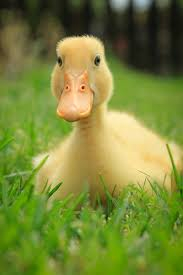
#> input picture duck.jpeg, 183 x 275 px
$ jupyter execute EXP8.ipynb
#> lines starting #> are read from the running program, lines starting #| are printed output that depends on the picture; after the words box and inside, x2 and y2 are one past the last pixel; in counts of white or black regions, pixels touching at a corner belong together
[cell 1]
#NAME : KUKKADAPU CHARAN TEJ
#REF NO : 212224040167
# SLOT NO : T2-J6

[cell 2]
# Load the necessary packages
import cv2
import numpy as np
import matplotlib.pyplot as plt

[cell 3]
image = cv2.imread("duck.jpeg")
#> image is the input picture: shape (275, 183, 3); mean B, G, R 57.4, 133.5, 121.2

image = cv2.cvtColor(image, cv2.COLOR_BGR2RGB)

image_gray = cv2.imread("duck.jpeg",0)
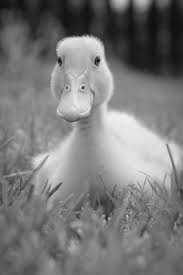
#> image_gray: shape (275, 183); min 0, max 241, mean 121.1

[cell 4]
ret,thresh_dipt1 = cv2.threshold(image_gray,86,255,cv2.THRESH_BINARY)
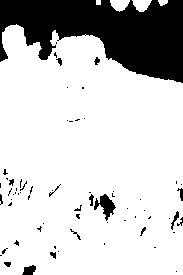
#> thresh_dipt1: shape (275, 183); 79.4% white; 66 black regions (50 under 20 px), largest, box (x1, y1, x2, y2) and area: (0, 0, 183, 83) 9366, (94, 194, 116, 221) 265, (22, 265, 36, 275) 98

ret,thresh_dipt2 = cv2.threshold(image_gray,86,255,cv2.THRESH_BINARY_INV)

ret,thresh_dipt3 = cv2.threshold(image_gray,86,255,cv2.THRESH_TOZERO)
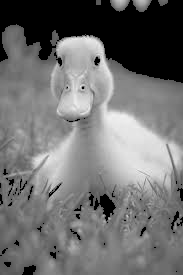
#> thresh_dipt3: shape (275, 183); min 0, max 241, mean 111.7

ret,thresh_dipt4 = cv2.threshold(image_gray,86,255,cv2.THRESH_TOZERO_INV)
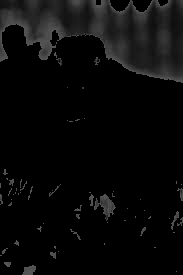
#> thresh_dipt4: shape (275, 183); min 0, max 86, mean 9.4

ret,thresh_dipt5 = cv2.threshold(image_gray,100,255,cv2.THRESH_TRUNC)
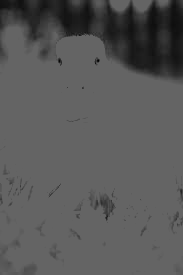
#> thresh_dipt5: shape (275, 183); min 0, max 100, mean 88.4

[cell 5]
ret,thresh_dipt6 = cv2.threshold(
    image_gray,
    0,
    255,
    cv2.THRESH_BINARY + cv2.THRESH_OTSU
)
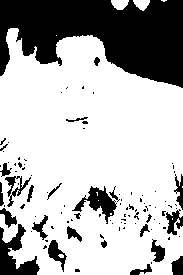
#> thresh_dipt6: shape (275, 183); 70.7% white; 101 black regions (77 under 20 px), largest, box (x1, y1, x2, y2) and area: (0, 0, 183, 88) 10583, (0, 224, 40, 275) 954, (72, 186, 117, 224) 622
#> ret = 103

[cell 6]
thresh_dipt7 = cv2.adaptiveThreshold(
    image_gray,
    255,
    cv2.ADAPTIVE_THRESH_MEAN_C,
    cv2.THRESH_BINARY,
    11,
    2
)
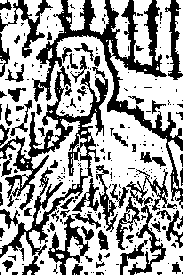
#> thresh_dipt7: shape (275, 183); 63.4% white; 251 black regions (185 under 20 px), largest, box (x1, y1, x2, y2) and area: (0, 0, 183, 261) 9540, (126, 169, 168, 275) 1074, (48, 215, 90, 275) 733

thresh_dipt8 = cv2.adaptiveThreshold(
    image_gray,
    255,
    cv2.ADAPTIVE_THRESH_GAUSSIAN_C,
    cv2.THRESH_BINARY,
    11,
    2
)
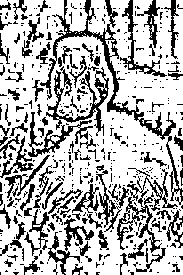
#> thresh_dipt8: shape (275, 183); 70.9% white; black in thin lines or dots

[cell 7]
# Titles for display

titles = [
    "Gray Image",
    "Threshold Image (Binary)",
    "Threshold Image (Binary Inverse)",
    "Threshold Image (To Zero)",
    "Threshold Image (To Zero-Inverse)",
    "Threshold Image (Truncate)",
    "Otsu",
    "Adaptive Threshold (Mean)",
    "Adaptive Threshold (Gaussian)"
]

[cell 8]
# Store all images in a list

images = [
    image_gray,
    thresh_dipt1,
    thresh_dipt2,
    thresh_dipt3,
    thresh_dipt4,
    thresh_dipt5,
    thresh_dipt6,
    thresh_dipt7,
    thresh_dipt8
]

[cell 9]
# Display the results

for i in range(0,9):

    plt.figure(figsize=(10,10))

    plt.subplot(1,2,1)
    plt.title("Original Image")
    plt.imshow(image)
    plt.axis("off")

    plt.subplot(1,2,2)
    plt.title(titles[i])
    plt.imshow(images[i], cmap='gray')
    plt.axis("off")

    plt.show()
